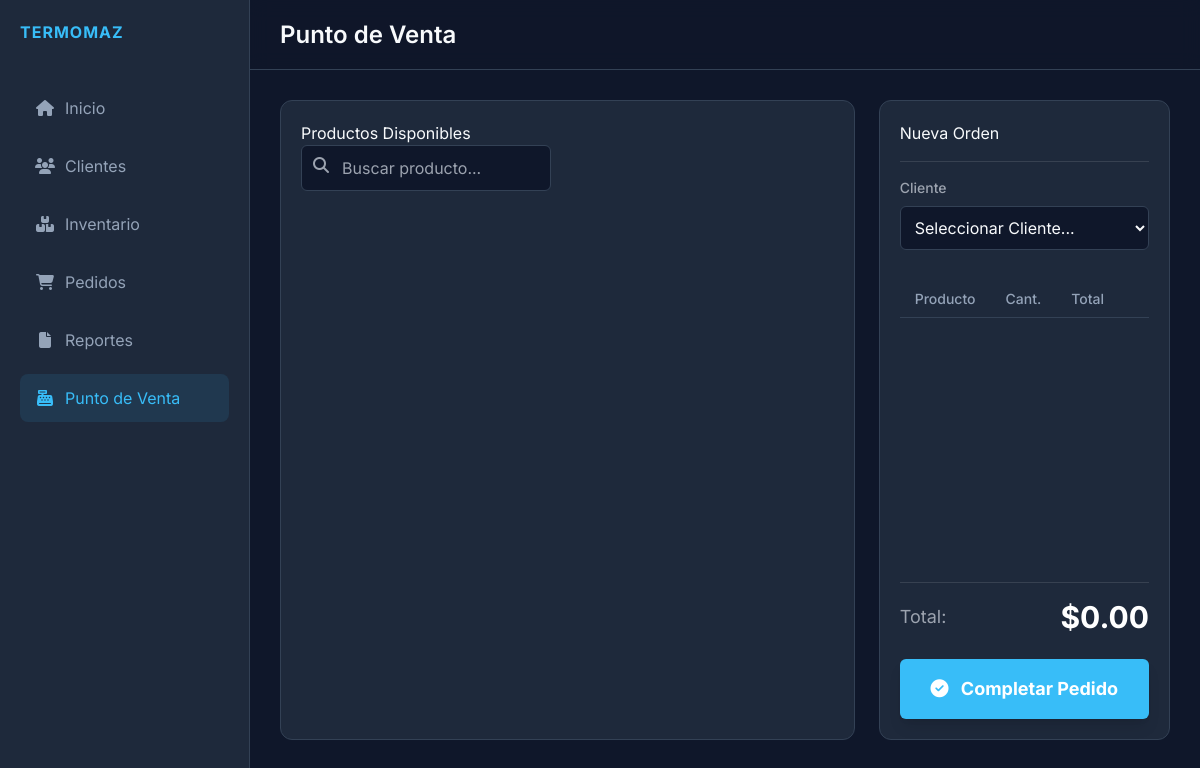
/pos, run on an earlier commit of the app's database.
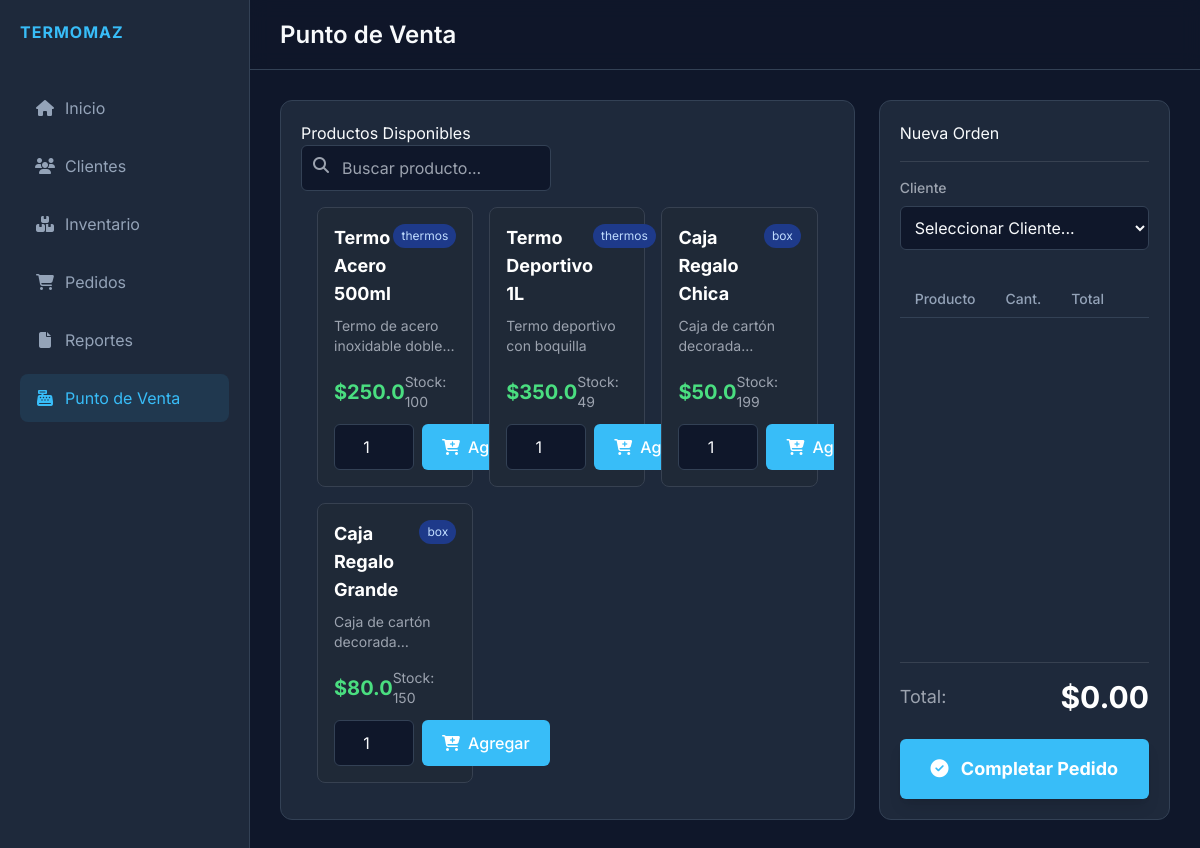
And on a later commit of the database.
### models.py (models this page shows)
class Product(db.Model):
    id = db.Column(db.Integer, primary_key=True)
    name = db.Column(db.String(100), nullable=False)
    description = db.Column(db.Text)
    price = db.Column(db.Float, nullable=False)
    stock = db.Column(db.Integer, default=0)
    category = db.Column(db.String(50)) # 'thermos', 'box', 'other'
    created_at = db.Column(db.DateTime, default=datetime.utcnow)

### app.py (the view)
@app.route('/pos')
def pos():
    products = Product.query.all()
    clients = Client.query.all()
    return render_template('pos.html', products=products, clients=clients)

### templates/pos.html (shortened to what the changed rows need)
{% extends 'base.html' %}
{% block title %}Punto de Venta{% endblock %}
{% block content %}
<div class="flex h-full gap-6" style="height: calc(100vh - 140px);">
    <div class="w-2/3 flex flex-col">
        <div class="card flex-1 overflow-hidden flex flex-col">
            <div class="card-header">
                <h2>Productos Disponibles</h2>
            </div>
            <div class="overflow-y-auto p-4 grid grid-cols-1 md:grid-cols-2 lg:grid-cols-3 gap-4">
                {% for product in products %}
                <div
                    class="border border-gray-700 rounded-lg p-4 bg-gray-800 hover:bg-gray-700 transition-colors flex flex-col justify-between">
                    <div>
                        <div class="flex justify-between items-start mb-2">
                            <h3 class="font-bold text-lg text-white">{{ product.name }}</h3>
                            <span class="bg-blue-900 text-blue-200 text-xs px-2 py-1 rounded-full">{{ product.category
                                }}</span>
                        </div>
                        <p class="text-gray-400 text-sm mb-4 line-clamp-2">{{ product.description }}</p>
                    </div>
                    <div>
                        <div class="flex justify-between items-center mb-3">
                            <span class="text-xl font-bold text-green-400">${{ product.price }}</span>
                            <span class="text-sm text-gray-400">Stock: {{ product.stock }}</span>
                        </div>
                        <div class="flex gap-2">
                            <input type="number" id="qty-{{ product.id }}" value="1" min="1" max="{{ product.stock }}"
                                class="form-control w-20 text-center">
                            <button
                                onclick="addToCart({{ product.id }}, '{{ product.name }}', {{ product.price }}, {{ product.stock }})"
                                class="btn btn-primary flex-1 flex justify-center items-center gap-2" {{ 'disabled' if
                                product.stock==0 else '' }}>
                                <i class="fas fa-cart-plus"></i> Agregar
                            </button>
                        </div>
                    </div>
                </div>
                {% endfor %}
            </div>
        </div>
    </div>
    <div class="w-1/3 flex flex-col">
        <div class="card flex-1 flex flex-col">
            <div class="card-header border-b border-gray-700 pb-4 mb-4">
                <h2>Nueva Orden</h2>
            </div>
            <div class="flex-1 overflow-y-auto mb-4">
                <table class="w-full">
                    <thead class="text-gray-400 text-sm border-b border-gray-700">
                        <tr>
                            <th class="text-left pb-2 font-medium">Producto</th>
                            <th class="text-center pb-2 font-medium">Cant.</th>
                            <th class="text-right pb-2 font-medium">Total</th>
                            <th class="text-right pb-2 font-medium"></th>
                        </tr>
                    </thead>
                </table>
            </div>
        </div>
    </div>
</div>
{% endblock %}

What changed in the data, as far as the page shows it:
added Product: name "Termo Acero 500ml", category "thermos", description "Termo de acero inoxidable…", price "250.0", stock "100", id "1"
added Product: name "Termo Deportivo 1L", category "thermos", description "Termo deportivo con boquilla", price "350.0", stock "49"
added Product: name "Caja Regalo Chica", category "box", description "Caja de cartón…", price "50.0", stock "199"
added Product: name "Caja Regalo Grande", category "box", description "Caja de cartón…", price "80.0", stock "150"
